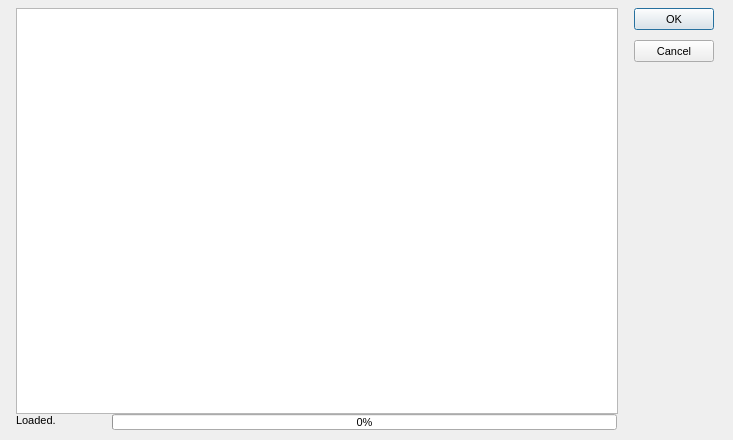
<?xml version="1.0"?>
<ui version="4.0">
  <class>HogDialog</class>
  <widget class="QDialog" name="IDD_HOGDIALOG">
    <property name="geometry">
      <rect>
        <x>0</x>
        <y>0</y>
        <width>733</width>
        <height>440</height>
      </rect>
    </property>
    <property name="windowTitle">
      <string>Hogmaker</string>
    </property>
    <property name="font">
      <font>
        <family>Liberation Sans</family>
        <pointsize>8</pointsize>
        <bold>false</bold>
        <italic>false</italic>
      </font>
    </property>
    <property name="enabled">
      <bool>true</bool>
    </property>
    <property name="windowFlags">
      <set>Qt::Dialog|Qt::WindowCloseButtonHint</set>
    </property>
    <property name="minimumSize">
      <size>
        <width>733</width>
        <height>440</height>
      </size>
    </property>
    <property name="maximumSize">
      <size>
        <width>733</width>
        <height>440</height>
      </size>
    </property>
    <widget class="QTableWidget" name="IDC_HOGLIST">
      <property name="geometry">
        <rect>
          <x>16</x>
          <y>8</y>
          <width>602</width>
          <height>406</height>
        </rect>
      </property>
      <property name="visible">
        <bool>true</bool>
      </property>
      <property name="enabled">
        <bool>true</bool>
      </property>
      <property name="selectionBehavior">
        <enum>QAbstractItemView::SelectRows</enum>
      </property>
    </widget>
    <widget class="QPushButton" name="IDOK">
      <property name="geometry">
        <rect>
          <x>634</x>
          <y>8</y>
          <width>80</width>
          <height>22</height>
        </rect>
      </property>
      <property name="text">
        <string>OK</string>
      </property>
      <property name="visible">
        <bool>true</bool>
      </property>
      <property name="enabled">
        <bool>true</bool>
      </property>
      <property name="default">
        <bool>true</bool>
      </property>
      <property name="autoDefault">
        <bool>true</bool>
      </property>
    </widget>
    <widget class="QPushButton" name="IDCANCEL">
      <property name="geometry">
        <rect>
          <x>634</x>
          <y>40</y>
          <width>80</width>
          <height>22</height>
        </rect>
      </property>
      <property name="text">
        <string>Cancel</string>
      </property>
      <property name="visible">
        <bool>true</bool>
      </property>
      <property name="enabled">
        <bool>true</bool>
      </property>
      <property name="default">
        <bool>false</bool>
      </property>
      <property name="autoDefault">
        <bool>false</bool>
      </property>
    </widget>
    <widget class="QLabel" name="IDC_STATUSTEXT">
      <property name="geometry">
        <rect>
          <x>16</x>
          <y>414</y>
          <width>88</width>
          <height>16</height>
        </rect>
      </property>
      <property name="text">
        <string>Loaded.</string>
      </property>
      <property name="visible">
        <bool>true</bool>
      </property>
      <property name="enabled">
        <bool>true</bool>
      </property>
      <property name="alignment">
        <set>Qt::AlignLeft</set>
      </property>
    </widget>
    <widget class="QProgressBar" name="IDC_HOGPROGRESS">
      <property name="geometry">
        <rect>
          <x>112</x>
          <y>414</y>
          <width>505</width>
          <height>16</height>
        </rect>
      </property>
      <property name="visible">
        <bool>true</bool>
      </property>
      <property name="enabled">
        <bool>true</bool>
      </property>
      <property name="orientation">
        <enum>Qt::Horizontal</enum>
      </property>
      <property name="minimum">
        <number>0</number>
      </property>
      <property name="maximum">
        <number>100</number>
      </property>
      <property name="value">
        <number>0</number>
      </property>
    </widget>
    <action name="IDD_ORPHANHUNTER">
      <property name="text">
        <string>Orphan Hunter</string>
      </property>
    </action>
    <action name="IDD_REORDER_PAGES">
      <property name="text">
        <string>Reorder Net Pages</string>
      </property>
    </action>
    <action name="IDD_SHOW_ALL_CHECKED_OUT">
      <property name="text">
        <string>Show All Pages Checked Out</string>
      </property>
    </action>
    <action name="IDM_IMPORT_BITMAP">
      <property name="text">
        <string>Bitmap/Animation Converter...</string>
      </property>
    </action>
    <action name="ID_APP_ABOUT">
      <property name="text">
        <string>&amp;About editor...</string>
      </property>
    </action>
    <action name="ID_APP_EXIT">
      <property name="text">
        <string>E&amp;xit</string>
      </property>
      <property name="shortcut">
        <string>Alt+X</string>
      </property>
    </action>
    <action name="ID_BRIEFING_EDITOR">
      <property name="text">
        <string>Briefing Editor...</string>
      </property>
    </action>
    <action name="ID_BUTTON_LIGHTING">
      <property name="text">
        <string>ID_BUTTON_LIGHTING</string>
      </property>
    </action>
    <action name="ID_BUTTON_OUTLINE">
      <property name="text">
        <string>ID_BUTTON_OUTLINE</string>
      </property>
    </action>
    <action name="ID_BUTTON_WINDOWSELECTION">
      <property name="text">
        <string>ID_BUTTON_WINDOWSELECTION</string>
      </property>
    </action>
    <action name="ID_D3HELP">
      <property name="text">
        <string>Help on D3 Editor</string>
      </property>
    </action>
    <action name="ID_EDITORS_AIPROPERTIES">
      <property name="text">
        <string>AI Properties...</string>
      </property>
    </action>
    <action name="ID_EDITORS_AMBIENTSOUNDS">
      <property name="text">
        <string>Ambient Sounds...</string>
      </property>
    </action>
    <action name="ID_EDITORS_DALLAS">
      <property name="text">
        <string>Dallas Graphical Script Editor...</string>
      </property>
    </action>
    <action name="ID_EDITORS_FILES">
      <property name="text">
        <string>Files...</string>
      </property>
    </action>
    <action name="ID_EDITORS_MEGACELLS">
      <property name="text">
        <string>Megacells...</string>
      </property>
    </action>
    <action name="ID_EDIT_ADDSELECT">
      <property name="text">
        <string>Add Current Room to Selected List</string>
      </property>
    </action>
    <action name="ID_EDIT_ATTACH">
      <property name="text">
        <string>&amp;Attach</string>
      </property>
    </action>
    <action name="ID_EDIT_CLEARSELECTED">
      <property name="text">
        <string>Clear Selected List</string>
      </property>
    </action>
    <action name="ID_EDIT_COPY">
      <property name="text">
        <string>&amp;Copy</string>
      </property>
      <property name="shortcut">
        <string>Ctrl+Ins</string>
      </property>
    </action>
    <action name="ID_EDIT_CUT">
      <property name="text">
        <string>Cu&amp;t</string>
      </property>
      <property name="shortcut">
        <string>Shift+Del</string>
      </property>
    </action>
    <action name="ID_EDIT_DELETE">
      <property name="text">
        <string>&amp;Delete</string>
      </property>
    </action>
    <action name="ID_EDIT_LOADSCRAP">
      <property name="text">
        <string>Load Scrap from Disk</string>
      </property>
    </action>
    <action name="ID_EDIT_PASTE">
      <property name="text">
        <string>&amp;Paste</string>
      </property>
      <property name="shortcut">
        <string>Shift+Ins</string>
      </property>
    </action>
    <action name="ID_EDIT_PLACE">
      <property name="text">
        <string>&amp;Place in Mine</string>
      </property>
    </action>
    <action name="ID_EDIT_PLACE_TERRAIN">
      <property name="text">
        <string>&amp;Place on Terrain</string>
      </property>
    </action>
    <action name="ID_EDIT_REMOVESELECT">
      <property name="text">
        <string>Remove Current Room from Selected List</string>
      </property>
    </action>
    <action name="ID_EDIT_SAVESCRAP">
      <property name="text">
        <string>Save Scrap to Disk</string>
      </property>
    </action>
    <action name="ID_EDIT_SELECTATTACHED">
      <property name="text">
        <string>Select All Rooms Attached to Current Room</string>
      </property>
    </action>
    <action name="ID_EDIT_UNDO">
      <property name="text">
        <string>&amp;Undo</string>
      </property>
      <property name="shortcut">
        <string>Alt+Backspace</string>
      </property>
    </action>
    <action name="ID_FILE_AUTOSAVE">
      <property name="text">
        <string>Autosave</string>
      </property>
      <property name="checkable">
        <bool>true</bool>
      </property>
    </action>
    <action name="ID_FILE_CHECKMINE">
      <property name="text">
        <string>&amp;Check Mine</string>
      </property>
    </action>
    <action name="ID_FILE_FIXCRACKS">
      <property name="text">
        <string>Fix Level Cracks</string>
      </property>
    </action>
    <action name="ID_FILE_FIXDEGENERATEFACES">
      <property name="text">
        <string>Fix/Remove Degenerate Faces</string>
      </property>
    </action>
    <action name="ID_FILE_IMPORT_ROOM">
      <property name="text">
        <string>Import 3DSMax Room</string>
      </property>
    </action>
    <action name="ID_FILE_INFORMATION">
      <property name="text">
        <string>&amp;Information</string>
      </property>
      <property name="shortcut">
        <string>Alt+I</string>
      </property>
    </action>
    <action name="ID_FILE_LEAVE_EDITOR">
      <property name="text">
        <string>Go to main menu...</string>
      </property>
    </action>
    <action name="ID_FILE_LEVELPROPS">
      <property name="text">
        <string>Set Selected Room(s) Properties</string>
      </property>
    </action>
    <action name="ID_FILE_LEVEL_INFO">
      <property name="text">
        <string>Edit Level Info...</string>
      </property>
    </action>
    <action name="ID_FILE_MRU_FILE1">
      <property name="text">
        <string>Recent File</string>
      </property>
      <property name="enabled">
        <bool>false</bool>
      </property>
    </action>
    <action name="ID_FILE_NEW">
      <property name="text">
        <string>&amp;New</string>
      </property>
      <property name="shortcut">
        <string>Ctrl+N</string>
      </property>
    </action>
    <action name="ID_FILE_OPEN">
      <property name="text">
        <string>&amp;Open...</string>
      </property>
      <property name="shortcut">
        <string>Ctrl+O</string>
      </property>
    </action>
    <action name="ID_FILE_PLAY640X480">
      <property name="text">
        <string>&amp;Play in 640 x 480</string>
      </property>
      <property name="shortcut">
        <string>Alt+P</string>
      </property>
    </action>
    <action name="ID_FILE_PREFERENCES">
      <property name="text">
        <string>Preferences</string>
      </property>
    </action>
    <action name="ID_FILE_PRINT">
      <property name="text">
        <string>&amp;Print...</string>
      </property>
      <property name="shortcut">
        <string>Ctrl+P</string>
      </property>
    </action>
    <action name="ID_FILE_PRINT_PREVIEW">
      <property name="text">
        <string>Print Pre&amp;view</string>
      </property>
    </action>
    <action name="ID_FILE_PRINT_SETUP">
      <property name="text">
        <string>P&amp;rint Setup...</string>
      </property>
    </action>
    <action name="ID_FILE_REMOVEDUPLICATEFACESFROMCURRENTROOM">
      <property name="text">
        <string>Remove Duplicate Faces from Current Room</string>
      </property>
    </action>
    <action name="ID_FILE_REMOVEEXTRAPOINTS">
      <property name="text">
        <string>Remove Extra Points</string>
      </property>
    </action>
    <action name="ID_FILE_RESTOREGAMESTATE">
      <property name="text">
        <string>Restore Gamestate</string>
      </property>
    </action>
    <action name="ID_FILE_SAVE">
      <property name="text">
        <string>&amp;Save</string>
      </property>
      <property name="shortcut">
        <string>Ctrl+S</string>
      </property>
    </action>
    <action name="ID_FILE_SAVEGOALTEXT">
      <property name="text">
        <string>Save Goal Text to File</string>
      </property>
    </action>
    <action name="ID_FILE_SAVE_AS">
      <property name="text">
        <string>Save &amp;As...</string>
      </property>
    </action>
    <action name="ID_FILE_SAVE_COPY_AS">
      <property name="text">
        <string>Save Copy &amp;As...</string>
      </property>
    </action>
    <action name="ID_FILE_STATS">
      <property name="text">
        <string>Show Level Stats</string>
      </property>
    </action>
    <action name="ID_FILE_UPDATE">
      <property name="text">
        <string>&amp;Update</string>
      </property>
      <property name="shortcut">
        <string>Ctrl+S</string>
      </property>
    </action>
    <action name="ID_FILE_VERIFY_LEVEL">
      <property name="text">
        <string>Verify Level</string>
      </property>
    </action>
    <action name="ID_HOTSPOT_TGA">
      <property name="text">
        <string>HotSpot TGA Extractor...</string>
      </property>
    </action>
    <action name="ID_MINE_VIEW">
      <property name="text">
        <string>Mine View</string>
      </property>
      <property name="shortcut">
        <string>F2</string>
      </property>
    </action>
    <action name="ID_OBJBUTTON">
      <property name="text">
        <string>ID_OBJBUTTON</string>
      </property>
    </action>
    <action name="ID_OBJECT_DELETEOBJECT">
      <property name="text">
        <string>Delete Object</string>
      </property>
      <property name="shortcut">
        <string>Del</string>
      </property>
    </action>
    <action name="ID_OBJECT_MOVEPLAYER">
      <property name="text">
        <string>Move Player 0 to Viewer</string>
      </property>
    </action>
    <action name="ID_OBJECT_PLACECAMERAATCURRENTFACE">
      <property name="text">
        <string>Create New Camera at Current Face</string>
      </property>
    </action>
    <action name="ID_OBJECT_PLACECAMERAATVIEWER">
      <property name="text">
        <string>Create New Camera at Viewer</string>
      </property>
    </action>
    <action name="ID_OBJECT_PLACEOBJECT">
      <property name="text">
        <string>Place Object</string>
      </property>
      <property name="shortcut">
        <string>Ins</string>
      </property>
    </action>
    <action name="ID_OBJECT_PLACESOUNDSOURCEATVIEWER">
      <property name="text">
        <string>Create SoundSource at Viewer</string>
      </property>
    </action>
    <action name="ID_OBJECT_PLACEWAYPOINTATVIEWER">
      <property name="text">
        <string>Place Waypoint at Viewer</string>
      </property>
    </action>
    <action name="ID_OBJECT_SELECTBYNUMBER">
      <property name="text">
        <string>Select Object By Number</string>
      </property>
    </action>
    <action name="ID_OBJECT_SETCAMERAFROMVIEWER">
      <property name="text">
        <string>Move Camera to Viewer</string>
      </property>
    </action>
    <action name="ID_OBJECT_SETVIEWERFROMCAMERA">
      <property name="text">
        <string>Move Viewer to Camera</string>
      </property>
    </action>
    <action name="ID_OSIRISCOMPILE">
      <property name="text">
        <string>ID_OSIRISCOMPILE</string>
      </property>
    </action>
    <action name="ID_REINIT_OPENGL">
      <property name="text">
        <string>ID_REINIT_OPENGL</string>
      </property>
    </action>
    <action name="ID_ROOM_ADD">
      <property name="text">
        <string>&amp;Add Room at Current Face</string>
      </property>
      <property name="shortcut">
        <string>Shift+A</string>
      </property>
    </action>
    <action name="ID_ROOM_ADDVERTTONEWFACE">
      <property name="text">
        <string>Add Vert to New Face</string>
      </property>
      <property name="shortcut">
        <string>Shift+V</string>
      </property>
    </action>
    <action name="ID_ROOM_ATTACHROOM">
      <property name="text">
        <string>Attach Room</string>
      </property>
    </action>
    <action name="ID_ROOM_BUILDBRIDGE">
      <property name="text">
        <string>&amp;Build Bridge</string>
      </property>
    </action>
    <action name="ID_ROOM_BUILDSMOOTHBRIDGE">
      <property name="text">
        <string>Build Smooth Bridge</string>
      </property>
      <property name="shortcut">
        <string>Ctrl+B</string>
      </property>
    </action>
    <action name="ID_ROOM_CLEARCENTERPOINT">
      <property name="text">
        <string>Clear Center Point</string>
      </property>
    </action>
    <action name="ID_ROOM_COMBINE">
      <property name="text">
        <string>Combine Rooms</string>
      </property>
    </action>
    <action name="ID_ROOM_DELETE">
      <property name="text">
        <string>Delete Current Room</string>
      </property>
    </action>
    <action name="ID_ROOM_DELETECONNECTEDFACES">
      <property name="text">
        <string>Delete Connected Faces</string>
      </property>
    </action>
    <action name="ID_ROOM_DELETEFACE">
      <property name="text">
        <string>Delete Current Face</string>
      </property>
    </action>
    <action name="ID_ROOM_DELETEPORTAL">
      <property name="text">
        <string>Delete Current Portal</string>
      </property>
    </action>
    <action name="ID_ROOM_DELETEVERT">
      <property name="text">
        <string>Delete Current Vert From Face</string>
      </property>
    </action>
    <action name="ID_ROOM_DROPROOM">
      <property name="text">
        <string>Drop Room</string>
      </property>
    </action>
    <action name="ID_ROOM_FACE_ADDVERTTOEDGE">
      <property name="text">
        <string>Add Vert To Edge</string>
      </property>
    </action>
    <action name="ID_ROOM_FACE_DELETEVERTONEDGE">
      <property name="text">
        <string>Delete Vert on Edge</string>
      </property>
    </action>
    <action name="ID_ROOM_FACE_MOVEVERTONEDGE">
      <property name="text">
        <string>Move Vert on Edge</string>
      </property>
    </action>
    <action name="ID_ROOM_FACE_SPLITFACE">
      <property name="text">
        <string>Split Face</string>
      </property>
    </action>
    <action name="ID_ROOM_FINISHNEWFACE">
      <property name="text">
        <string>Add Last Point to New Face (Finish Face)</string>
      </property>
    </action>
    <action name="ID_ROOM_GRABTEXTURE">
      <property name="text">
        <string>Grab Texture</string>
      </property>
      <property name="shortcut">
        <string>G</string>
      </property>
    </action>
    <action name="ID_ROOM_JOINROOMS">
      <property name="text">
        <string>Join Rooms</string>
      </property>
    </action>
    <action name="ID_ROOM_JOINROOMSEXACT">
      <property name="text">
        <string>Join Rooms Exact</string>
      </property>
    </action>
    <action name="ID_ROOM_JOIN_ADJACENT_FACES">
      <property name="text">
        <string>Join Adjacent Faces</string>
      </property>
    </action>
    <action name="ID_ROOM_LINKTONEWEXTERNAL">
      <property name="text">
        <string>Link Room to New External Room</string>
      </property>
    </action>
    <action name="ID_ROOM_MARK">
      <property name="text">
        <string>&amp;Mark Room/Face</string>
      </property>
      <property name="shortcut">
        <string>Ctrl+M</string>
      </property>
    </action>
    <action name="ID_ROOM_MERGEOBJECTINTOROOM">
      <property name="text">
        <string>Merge Object into Room</string>
      </property>
    </action>
    <action name="ID_ROOM_NEXTFACE">
      <property name="text">
        <string>Next Face</string>
      </property>
      <property name="shortcut">
        <string>F</string>
      </property>
    </action>
    <action name="ID_ROOM_PLACEROOM">
      <property name="text">
        <string>Place Room at Current Room</string>
      </property>
    </action>
    <action name="ID_ROOM_PLACETERRAINROOM">
      <property name="text">
        <string>Place Room at Current Terrain Cell</string>
      </property>
    </action>
    <action name="ID_ROOM_PREVIOUSFACE">
      <property name="text">
        <string>Previous Face</string>
      </property>
      <property name="shortcut">
        <string>Shift+F</string>
      </property>
    </action>
    <action name="ID_ROOM_PROPAGATETOADJACENTCOPLANARFACES">
      <property name="text">
        <string>Propagate to Adjacent Coplanar Faces</string>
      </property>
      <property name="shortcut">
        <string>Ctrl+F</string>
      </property>
    </action>
    <action name="ID_ROOM_PROPAGATETOALL">
      <property name="text">
        <string>Propagate to All Faces in Room</string>
      </property>
      <property name="shortcut">
        <string>Shift+R</string>
      </property>
    </action>
    <action name="ID_ROOM_RENAMEROOM">
      <property name="text">
        <string>Rename Room</string>
      </property>
      <property name="shortcut">
        <string>Ctrl+R</string>
      </property>
    </action>
    <action name="ID_ROOM_ROTATEPLACEDROOM45DEGREES">
      <property name="text">
        <string>Rotate Placed Room 45 Degrees</string>
      </property>
    </action>
    <action name="ID_ROOM_SAVECURRENTROOM">
      <property name="text">
        <string>Save Current Room</string>
      </property>
    </action>
    <action name="ID_ROOM_SELECTBYNUMBER">
      <property name="text">
        <string>Select Room by Number</string>
      </property>
    </action>
    <action name="ID_ROOM_SELECTFACEBYNUMBER">
      <property name="text">
        <string>Select Face by Number</string>
      </property>
    </action>
    <action name="ID_ROOM_SETCENTERFROMVIEWER">
      <property name="text">
        <string>Set Room Center from Viewer</string>
      </property>
    </action>
    <action name="ID_ROOM_SNAPPLACEDROOM">
      <property name="text">
        <string>Snap Placed Room</string>
      </property>
    </action>
    <action name="ID_ROOM_SNAPPOINTTOEDGE">
      <property name="text">
        <string>Snap Point to Edge</string>
      </property>
    </action>
    <action name="ID_ROOM_SNAPPOINTTOFACE">
      <property name="text">
        <string>Snap Point to Face</string>
      </property>
    </action>
    <action name="ID_ROOM_SNAPPOINTTOPOINT">
      <property name="text">
        <string>Snap Point to Point</string>
      </property>
    </action>
    <action name="ID_ROOM_SPLITFACE">
      <property name="text">
        <string>Triangulate face</string>
      </property>
    </action>
    <action name="ID_ROOM_STARTNEWFACE">
      <property name="text">
        <string>Add First Point to New Face (Start Face)</string>
      </property>
    </action>
    <action name="ID_ROOM_SWAPMAKEDANDCURRENTROOMFACE">
      <property name="text">
        <string>Swap Marked and Current Room/Face</string>
      </property>
    </action>
    <action name="ID_ROOM_UNDOSNAP">
      <property name="text">
        <string>Undo Snap</string>
      </property>
    </action>
    <action name="ID_ROOM_UNPLACEROOM">
      <property name="text">
        <string>Un-place Room/Group/Door</string>
      </property>
    </action>
    <action name="ID_ROOM_VIEW">
      <property name="text">
        <string>Room View</string>
      </property>
      <property name="shortcut">
        <string>F4</string>
      </property>
    </action>
    <action name="ID_SCRIPT_LEVEL_INTERFACE">
      <property name="text">
        <string>Levels and Scripts...</string>
      </property>
    </action>
    <action name="ID_SUBEDITORS_FONT">
      <property name="text">
        <string>Font Editor...</string>
      </property>
    </action>
    <action name="ID_SUBEDITORS_HOGMAKER">
      <property name="text">
        <string>Hog Maker...</string>
      </property>
    </action>
    <action name="ID_SUBEDITORS_TABLEFILEEDIT">
      <property name="text">
        <string>Table File Text Editor...</string>
      </property>
    </action>
    <action name="ID_SUBEDITORS_TABLEFILEFILTER">
      <property name="text">
        <string>Table File Filter...</string>
      </property>
    </action>
    <action name="ID_TABLEEDIT_FILE_EXIT">
      <property name="text">
        <string>&amp;Exit</string>
      </property>
    </action>
    <action name="ID_TABLEEDIT_FILE_LOAD">
      <property name="text">
        <string>&amp;Load...</string>
      </property>
    </action>
    <action name="ID_TABLEEDIT_FILE_SAVE">
      <property name="text">
        <string>&amp;Save</string>
      </property>
    </action>
    <action name="ID_TABLEEDIT_FILE_SAVE_AS">
      <property name="text">
        <string>S&amp;ave as...</string>
      </property>
    </action>
    <action name="ID_TABLEFILTER_FILE_EXIT">
      <property name="text">
        <string>Exit</string>
      </property>
    </action>
    <action name="ID_TABLEFILTER_FILE_LOAD">
      <property name="text">
        <string>Load...</string>
      </property>
    </action>
    <action name="ID_TABLEFILTER_FILE_NEW">
      <property name="text">
        <string>New</string>
      </property>
    </action>
    <action name="ID_TABLEFILTER_FILE_SAVE">
      <property name="text">
        <string>Save</string>
      </property>
    </action>
    <action name="ID_TABLEFILTER_FILE_SAVEAS">
      <property name="text">
        <string>Save as...</string>
      </property>
    </action>
    <action name="ID_TERRAIN_VIEW">
      <property name="text">
        <string>Terrain View</string>
      </property>
      <property name="shortcut">
        <string>F3</string>
      </property>
    </action>
    <action name="ID_TEST_TEST1">
      <property name="text">
        <string>Test function 1</string>
      </property>
    </action>
    <action name="ID_TEST_TEST2">
      <property name="text">
        <string>Test function 2</string>
      </property>
    </action>
    <action name="ID_TEST_TEST3">
      <property name="text">
        <string>Test function 3</string>
      </property>
    </action>
    <action name="ID_TOOLS_WORLD_OBJECTS_BUILDINGS">
      <property name="text">
        <string>Buildings...</string>
      </property>
    </action>
    <action name="ID_TOOLS_WORLD_OBJECTS_CLUTTER">
      <property name="text">
        <string>Clutter...</string>
      </property>
    </action>
    <action name="ID_TOOLS_WORLD_OBJECTS_DOOR">
      <property name="text">
        <string>Doors...</string>
      </property>
    </action>
    <action name="ID_TOOLS_WORLD_OBJECTS_LIGHTS">
      <property name="text">
        <string>Lights...</string>
      </property>
    </action>
    <action name="ID_TOOLS_WORLD_OBJECTS_PLAYER">
      <property name="text">
        <string>Player Ships...</string>
      </property>
    </action>
    <action name="ID_TOOLS_WORLD_OBJECTS_POWERUPS">
      <property name="text">
        <string>Powerups...</string>
      </property>
    </action>
    <action name="ID_TOOLS_WORLD_OBJECTS_ROBOTS">
      <property name="text">
        <string>Robots...</string>
      </property>
    </action>
    <action name="ID_TOOLS_WORLD_OBJECTS_SOUND">
      <property name="text">
        <string>Sounds...</string>
      </property>
    </action>
    <action name="ID_TOOLS_WORLD_TEXTURES">
      <property name="text">
        <string>Textures...</string>
      </property>
    </action>
    <action name="ID_TOOLS_WORLD_WEAPONS">
      <property name="text">
        <string>Weapons...</string>
      </property>
    </action>
    <action name="ID_VIEW_CENTERONCUBE">
      <property name="text">
        <string>Center on Current &amp;Room</string>
      </property>
      <property name="shortcut">
        <string>Home</string>
      </property>
    </action>
    <action name="ID_VIEW_CENTERONMINE">
      <property name="text">
        <string>Center on &amp;Mine Origin</string>
      </property>
    </action>
    <action name="ID_VIEW_CENTERONOBJECT">
      <property name="text">
        <string>Center on Current &amp;Object</string>
      </property>
    </action>
    <action name="ID_VIEW_DELETEVIEWER">
      <property name="text">
        <string>Delete Viewer</string>
      </property>
    </action>
    <action name="ID_VIEW_FLIP">
      <property name="text">
        <string>Flip Viewer</string>
      </property>
      <property name="shortcut">
        <string>/</string>
      </property>
    </action>
    <action name="ID_VIEW_KEYPAD_TOGGLE">
      <property name="text">
        <string>Keypad</string>
      </property>
      <property name="shortcut">
        <string>F10</string>
      </property>
    </action>
    <action name="ID_VIEW_MOVECAMERATOCURRENTOBJECT">
      <property name="text">
        <string>Move camera to Current Object</string>
      </property>
    </action>
    <action name="ID_VIEW_MOVECAMERATOSELECTEDFACE">
      <property name="text">
        <string>Move camera to &amp;Current Face</string>
      </property>
      <property name="shortcut">
        <string>Shift+C</string>
      </property>
    </action>
    <action name="ID_VIEW_MOVECAMERATOSELECTEDROOM">
      <property name="text">
        <string>Move camera to &amp;Current Room</string>
      </property>
      <property name="shortcut">
        <string>C</string>
      </property>
    </action>
    <action name="ID_VIEW_NEWVIEWER">
      <property name="text">
        <string>New Viewer</string>
      </property>
    </action>
    <action name="ID_VIEW_NEXTVIEWER">
      <property name="text">
        <string>Next Viewer</string>
      </property>
    </action>
    <action name="ID_VIEW_RESETVIEWRADIUS">
      <property name="text">
        <string>Reset View Radius</string>
      </property>
    </action>
    <action name="ID_VIEW_SHOWOBJECTSINWIREFRAMEVIEW">
      <property name="text">
        <string>Show objects in Wireframe view</string>
      </property>
    </action>
    <action name="ID_VIEW_SHOWVIEWERFORWARDVECTOR">
      <property name="text">
        <string>Show Viewer Forward Vector</string>
      </property>
    </action>
    <action name="ID_VIEW_STATUS_BAR">
      <property name="text">
        <string>&amp;Status Bar</string>
      </property>
    </action>
    <action name="ID_VIEW_TEXTUREMINE">
      <property name="text">
        <string>Te&amp;xtured view</string>
      </property>
    </action>
    <action name="ID_VIEW_TOOLBAR">
      <property name="text">
        <string>&amp;Toolbar</string>
      </property>
    </action>
    <action name="ID_VIEW_VIEWPROP">
      <property name="text">
        <string>Display Viewer Properties</string>
      </property>
    </action>
    <action name="ID_VIEW_WIREFRAMEMINE">
      <property name="text">
        <string>&amp;Wireframe view</string>
      </property>
    </action>
    <action name="ID_WINDOW_CASCADE">
      <property name="text">
        <string>&amp;Cascade</string>
      </property>
    </action>
    <action name="ID_WINDOW_TILE">
      <property name="text">
        <string>&amp;Tile</string>
      </property>
    </action>
    <action name="ID_ZBUTTON">
      <property name="text">
        <string>ID_ZBUTTON</string>
      </property>
    </action>
  </widget>
</ui>
